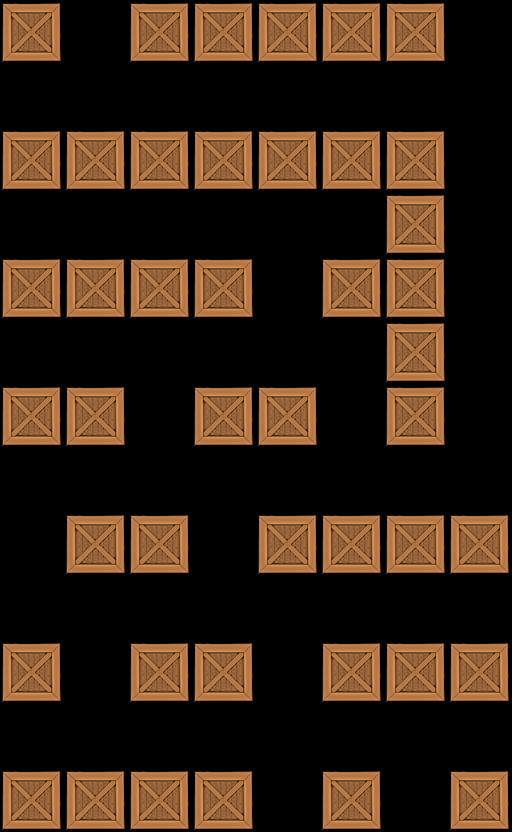

A 2D game scene composited from a Tiled map and its tileset images. What follows is a short description and the map's XML, with each tile layer's data collapsed to a summary:
An orthogonal 8x13 tile map with 64x64 px tiles, 1 tile layer (Tile Layer 1).

<map version="1.0" orientation="orthogonal" width="8" height="13" tilewidth="64" tileheight="64">
 <tileset firstgid="1" name="crate" tilewidth="64" tileheight="64">
  <image source="../../crate4.png" width="64" height="64" />
 </tileset>
 <layer name="Tile Layer 1" width="8" height="13">
  <data>[104 cells, 44 non-empty, 1 distinct tile ids]</data>
 </layer>
</map>
